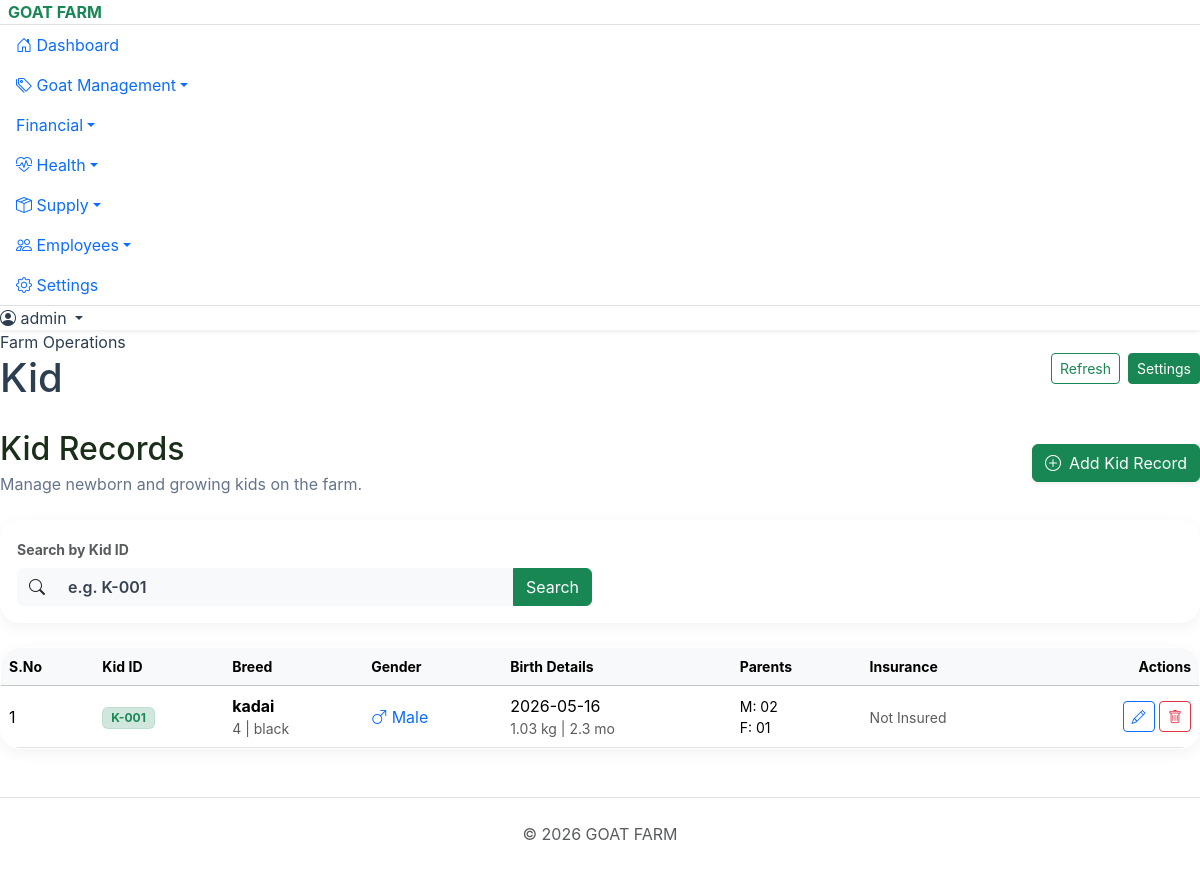
Page /kid (signed in) on the earlier database version.
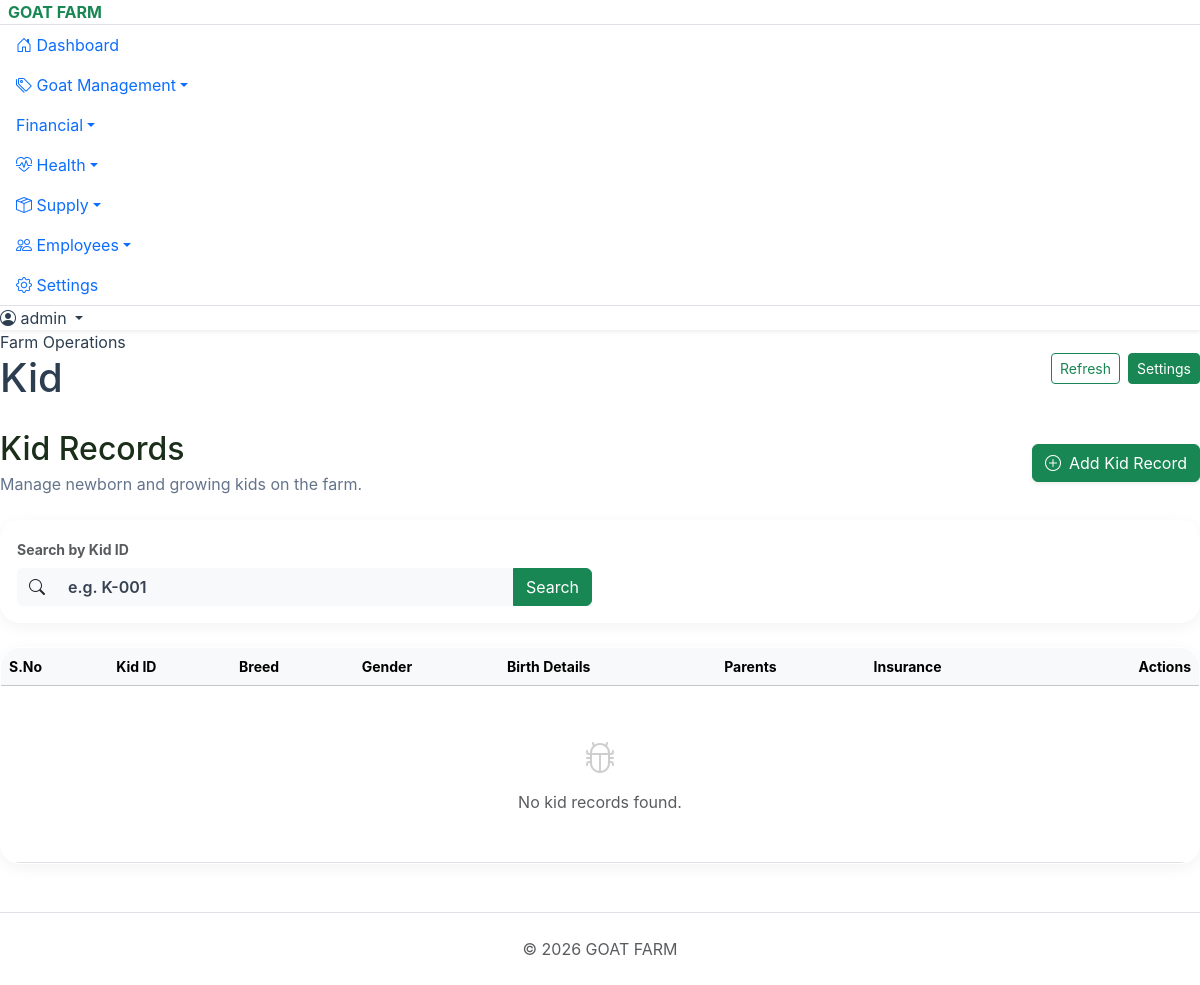
Same page on the later database version.
### tables this page shows
CREATE TABLE kid_records (
                id INTEGER PRIMARY KEY AUTOINCREMENT,
                s_no TEXT,
                kid_id TEXT NOT NULL,
                breed TEXT,
                breed_percent TEXT,
                gender TEXT,
                color TEXT,
                litter_size INTEGER,
                birth_date DATE,
                age_month TEXT,
                birth_weight REAL
            , mother_id TEXT, father_id TEXT, insurance_policy_no TEXT, insurance_company TEXT, insurance_expiry DATE, insurance_amount REAL);

### Project_goatfarm.py (the view)
@app.route('/kid')
def kid():
    db = get_db()
    kid_search = request.args.get('kid_id', '')
    if kid_search:
        records = db.execute('SELECT * FROM kid_records WHERE kid_id LIKE ? ORDER BY birth_date DESC',
             (f"%{kid_search}%",)).fetchall()
    else:
        records = db.execute('SELECT * FROM kid_records ORDER BY birth_date DESC').fetchall()
    return render_template('kid.html', records=records)

### Project_goatfarm.py (called while the page is built)
def get_db():
    conn = sqlite3.connect(DB_FILE)
    conn.row_factory = sqlite3.Row
    return conn

@app.before_request
def require_login():
    allowed_routes = ['login', 'static', 'register', 'verify_otp', 'goats', 'goat_detail']
    if request.endpoint not in allowed_routes and 'user_id' not in session:
        return redirect(url_for('login'))

### templates/kid.html (shortened to what the changed rows need)
{% extends 'layout.html' %}
{% block content %}
<div class="page-header mb-4 d-flex justify-content-between align-items-center">
    <div>
        <h2 class="fw-800 text-dark mb-1">Kid Records</h2>
    </div>
</div>
<div class="card border-0 overflow-hidden">
    <div class="table-responsive">
        <table class="table mb-0 align-middle">
            <thead class="table-light text-muted small fw-bold">
                <tr>
                    <th>S.No</th>
                    <th>Kid ID</th>
                    <th>Breed</th>
                    <th>Gender</th>
                    <th>Birth Details</th>
                    <th>Parents</th>
                    <th>Insurance</th>
                    <th class="text-end">Actions</th>
                </tr>
            </thead>
            <tbody>
                {% for record in records %}
                <tr>
                    <td>{{ record.s_no }}</td>
                    <td><span class="badge bg-success-subtle text-success border border-success border-opacity-10">{{ record.kid_id }}</span></td>
                    <td>
                        <div class="fw-bold">{{ record.breed }}</div>
                        <div class="small text-muted">{{ record.breed_percent or 'N/A' }} | {{ record.color or 'N/A' }}</div>
                    </td>
                    <td>
                        {% if record.gender == 'Male' %}
                            <span class="text-primary"><i class="bi bi-gender-male"></i> Male</span>
                        {% else %}
                            <span class="text-danger"><i class="bi bi-gender-female"></i> Female</span>
                        {% endif %}
                    </td>
                    <td>
                        <div>{{ record.birth_date }}</div>
                        <div class="small text-muted">{{ record.birth_weight or 0 }} kg | {{ record.age_month or 0 }} mo</div>
                    </td>
                    <td>
                        <div class="small">M: {{ record.mother_id or 'Unknown' }}</div>
                        <div class="small">F: {{ record.father_id or 'Unknown' }}</div>
                    </td>
                    <td>
                        {% if record.insurance_policy_no %}
                            <span class="badge bg-info text-dark"><i class="bi bi-shield-check me-1"></i>Insured</span>
                            <div class="small text-muted mt-1">{{ record.insurance_company }}</div>
                        {% else %}
                            <span class="text-muted small">Not Insured</span>
                        {% endif %}
                    </td>
                    <td class="text-end">
                        <a href="{{ url_for('kid_edit', id=record.id) }}" class="btn btn-sm btn-outline-primary"><i class="bi bi-pencil"></i></a>
                        <form action="{{ url_for('kid_delete', id=record.id) }}" method="POST" class="d-inline" onsubmit="return confirm('Delete this kid record?');">
                            <button type="submit" class="btn btn-sm btn-outline-danger"><i class="bi bi-trash"></i></button>
                        </form>
                    </td>
                </tr>
                {% else %}
                <tr>
                    <td colspan="8" class="text-center py-5 text-muted">
                        <i class="bi bi-bug d-block mb-2" style="font-size: 2rem; opacity: 0.3;"></i>
                        No kid records found.
                    </td>
                </tr>
                {% endfor %}
            </tbody>
        </table>
    </div>
</div>
{% endblock %}

Differences in the rows shown:
removed kid_records: s_no "1", kid_id "K-001", breed "kadai", breed_percent "4", color "black", gender "Male" (drawn), birth_date "2026-05-16", birth_weight "1.03", age_month "2.3", mother "02", father "01", insurance_policy_no "Not Insured"
Other differences:
text now shown: "No kid records found."
